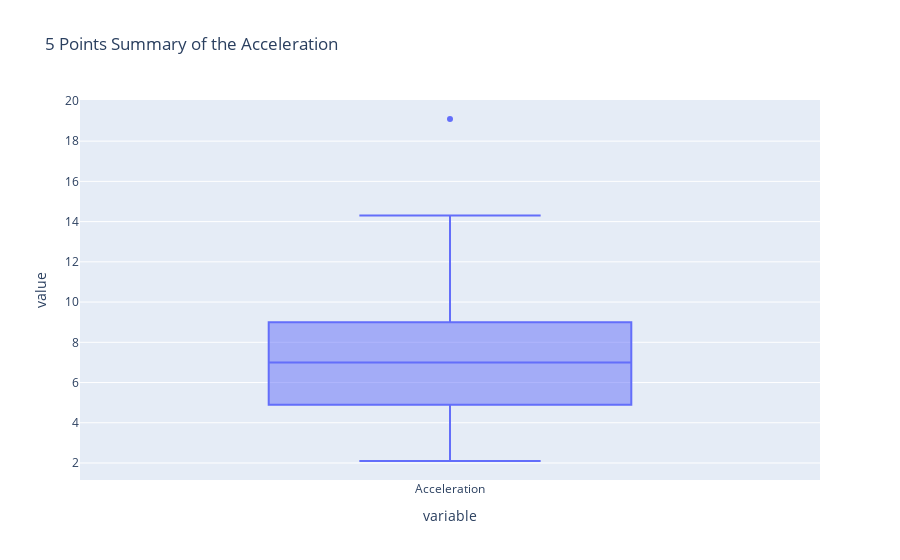

This figure's notebook cell:
### Code cell
#uni variate numeric --> numerical-column: histogram, kdeplot, boxplot: range_of_data + outliers + distrbution
px.box(EV_df['Acceleration'],title='5 Points Summary of the Acceleration')

### Figure 1 — Plotly figure (JSON) as saved in the notebook; plotly's stock layout.template omitted (floating-point values rounded to 4 significant figures; data arrays with more than 128 entries replaced by an {"elided": "..."} marker saying what was removed)
{"data": [{"alignmentgroup": "True", "hovertemplate": "variable=%{x}<br>value=%{y}<extra></extra>", "legendgroup": "", "marker": {"color": "#636efa"}, "name": "", "notched": false, "offsetgroup": "", "orientation": "v", "showlegend": false, "type": "box", "x": {"elided": "309 str values"}, "x0": " ", "xaxis": "x", "y": {"elided": "309 float values"}, "y0": " ", "yaxis": "y"}], "layout": {"autosize": true, "boxmode": "group", "legend": {"tracegroupgap": 0}, "title": {"text": "5 Points Summary of the Acceleration"}, "xaxis": {"anchor": "y", "autorange": true, "domain": [0, 1], "range": [-0.5, 0.5], "title": {"text": "variable"}, "type": "category"}, "yaxis": {"anchor": "x", "autorange": true, "domain": [0, 1], "range": [1.156, 20.04], "title": {"text": "value"}, "type": "linear"}}}
